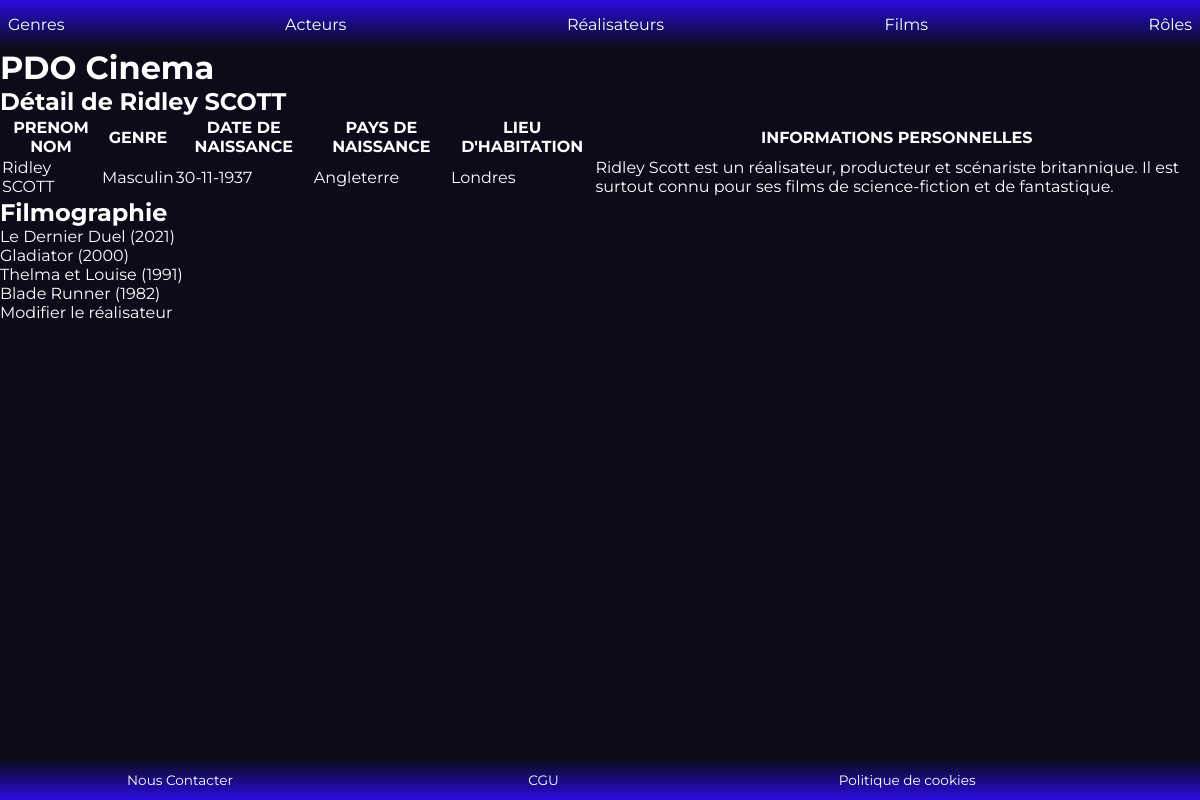
The page /index.php?action=detailRealisateur&id=1 on the database its author committed.
### tables this page shows
CREATE TABLE IF NOT EXISTS `realisateur` (
  `id_realisateur` int NOT NULL AUTO_INCREMENT,
  `id_personne` int NOT NULL,
  PRIMARY KEY (`id_realisateur`),
  UNIQUE KEY `id_personne` (`id_personne`),
  CONSTRAINT `realisateur_ibfk_1` FOREIGN KEY (`id_personne`) REFERENCES `personne` (`id_personne`)
);

CREATE TABLE IF NOT EXISTS `personne` (
  `id_personne` int NOT NULL AUTO_INCREMENT,
  `prenom_personne` varchar(50) NOT NULL,
  `nom_personne` varchar(50) NOT NULL,
  `sexe_personne` varchar(50) NOT NULL,
  `date_naissance_personne` date NOT NULL,
  `pays_naissance` varchar(100) DEFAULT NULL,
  `lieu_habitation` varchar(100) DEFAULT NULL,
  `informations_personnelles` TEXT NOT NULL,
  PRIMARY KEY (`id_personne`)
);

CREATE TABLE IF NOT EXISTS `film` (
  `id_film` int NOT NULL AUTO_INCREMENT,
  `titre_film` varchar(50) NOT NULL,
  `date_sortie_france_film` date NOT NULL,
  `duree_mn_film` int NOT NULL,
  `affiche_film` varchar(50) NOT NULL,
  `synopsis_film` TEXT NOT NULL,
  `note_film` int DEFAULT NULL,
  `id_realisateur` int NOT NULL,
  PRIMARY KEY (`id_film`),
  KEY `id_realisateur` (`id_realisateur`),
  CONSTRAINT `film_ibfk_1` FOREIGN KEY (`id_realisateur`) REFERENCES `realisateur` (`id_realisateur`)
);

### controller/RealisateurController.php (called while the page is built, shortened)
<?php
class RealisateurController{
    public function detailRealisateur($id) {
        $pdo = Connect::seConnecter();
        $requeteRealisateur = $pdo->prepare("
            SELECT  CONCAT(personne.prenom_personne, ' ', personne.nom_personne) AS
                    realisateur_realisatrice,
                    personne.sexe_personne, DATE_FORMAT(personne.date_naissance_personne, '%d-%m-%Y') AS date_naissance,
                    personne.pays_naissance, personne.lieu_habitation,
                    personne.informations_personnelles,
                    realisateur.id_realisateur
            FROM personne
	            INNER JOIN realisateur ON personne.id_personne = realisateur.id_personne
            WHERE realisateur.id_realisateur = :id
        ");
        $requeteRealisateur->execute([":id"=>$id]);
        $requeteFilmographie = $pdo->prepare("
            SELECT  film.titre_film, YEAR(film.date_sortie_france_film) AS annee_sortie,
                    film.id_film
            FROM film
                INNER JOIN realisateur ON film.id_realisateur = realisateur.id_realisateur
            WHERE realisateur.id_realisateur = :id
            ORDER BY film.date_sortie_france_film DESC
        ");
        $requeteFilmographie->execute([":id"=>$id]);
        require "view/realisateurs/detailRealisateur.php";
    }
}

### view/realisateurs/detailRealisateur.php (the view, shortened to what this page needs)
<?php
$infosRealisateur = $requeteRealisateur->fetch();
?>
<table>
    <thead>
        <tr>
            <th>PRENOM NOM</th>
            <th>GENRE</th>
            <th>DATE DE NAISSANCE</th>
            <th>PAYS DE NAISSANCE</th>
            <th>LIEU D'HABITATION</th>
            <th>INFORMATIONS PERSONNELLES</th>
        </tr>
    </thead>
    <tbody>
        <tr>
            <td><?= $infosRealisateur["realisateur_realisatrice"] ?></td>
            <td><?= $infosRealisateur["sexe_personne"] ?></td>
            <td><?= $infosRealisateur["date_naissance"] ?></td>
            <td><?= $infosRealisateur["pays_naissance"] ?></td>
            <td><?= $infosRealisateur["lieu_habitation"] ?></td>
            <td><?= $infosRealisateur["informations_personnelles"] ?></td>
        </tr>
    </tbody>
</table>
<h2> Filmographie </h2>
<div>
    <ul>
        <?php foreach($requeteFilmographie->fetchAll() as $filmographie) { ?>
            <li>
                <a href="index.php?action=detailFilm&id=<?=$filmographie['id_film']?>"> <?= $filmographie["titre_film"] ?> (<?= $filmographie["annee_sortie"] ?>) </a>
            </li>
            <?php } ?>
    </ul>
</div>
<a href="index.php?action=modifierRealisateur&id=<?= $infosRealisateur["id_realisateur"] ?>">Modifier le réalisateur</a>
<?php
require "view/template.php";

### public/css/styles.css (style rules this page uses)
:root { --body-color: rgba(11, 11, 26, 1); --body-font: "Montserrat", sans-serif; --text-color:rgba(255, 255, 255, 1); --h1-font-size: 1.5rem; --h2-font-size: 1.25rem; --h3-font-size: 1rem; --normal-font-size: 0.938rem; --small-font-size: 0.850rem; }
* { box-sizing: border-box; padding: 0; margin: 0; }
a { text-decoration: none; color: var(--text-color); }
ul, li { list-style: none; }
@media (min-width:320px) { .liste ul, li { width: 100%; } }

### rows shown on the page
realisateur: id_personne.sexe_personne "Masculin", id_personne.pays_naissance "Angleterre", id_personne.lieu_habitation "Londres", id_personne.informations_personnelles "Ridley Scott est un réalisateur, producteur et scénariste britannique. Il est surtout connu pour ses films de science-fiction et de fantastique."
film: titre_film "Le Dernier Duel", annee_sortie "2021"
film: titre_film "Gladiator", annee_sortie "2000"
film: titre_film "Thelma et Louise", annee_sortie "1991"
film: titre_film "Blade Runner", annee_sortie "1982"

### other values the page prints
$titre_secondaire "Détail de Ridley SCOTT"
$infosRealisateur["realisateur_realisatrice"] "Ridley SCOTT"
$infosRealisateur["date_naissance"] "30-11-1937"
